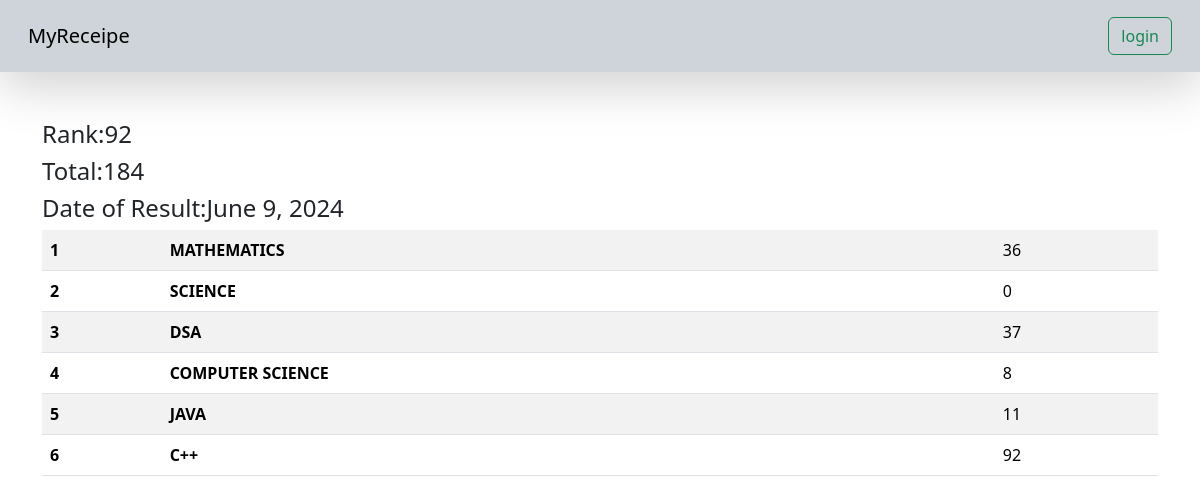
The page /see_marks/2021BECE162/ on the database its author committed.
### vege/models.py (models this page shows, shortened)
class SubjectMarks(models.Model):
    student=models.ForeignKey(Student,related_name="studentmarks",on_delete=models.CASCADE)
    subject=models.ForeignKey(Subject,on_delete=models.CASCADE)
    marks=models.IntegerField()
    class Meta:
        unique_together=['student','subject']

class Student(models.Model):
    department=models.ForeignKey(Department,related_name="depart",on_delete=models.CASCADE)
    student_id=models.OneToOneField(StudentID,related_name="studentid",on_delete=models.CASCADE)
    student_name=models.CharField(max_length=100)
    student_email=models.EmailField(unique=True)
    student_age=models.IntegerField(default=18)
    student_address=models.TextField()
    class Meta:
        ordering=['student_name']
        verbose_name="student"

class ReportCard(models.Model):
    student=models.ForeignKey(Student,related_name='studentreportcard',on_delete=models.CASCADE)
    student_rank=models.IntegerField()
    date_of_report_card_generation=models.DateField(auto_now_add=True)
    class Meta:
        unique_together=['student_rank','date_of_report_card_generation']

class Subject(models.Model):
    subject_name=models.CharField(max_length=100)

### vege/views.py (the view)
# urls.py: path('see_marks/<student_id>/',see_marks,name='see_marks'),
def see_marks(request,student_id):
    queryset=SubjectMarks.objects.filter(student__student_id__student_id=student_id)
    total_marks=queryset.aggregate(total_marks=Sum('marks'))
    return render(request,'report/see_marks.html',{'queryset':queryset,'total_marks':total_marks})

### vege/templates/report/see_marks.html
{% extends "base.html" %}
{% block start %}
<div class="container mt-5" style="margin-bottom:50px">
    <h4>Rank:{{ queryset.first.student.studentreportcard.first.student_rank}}</h4>
    <h4>Total:{{total_marks.total_marks}}</h4>
    <h4>Date of Result:{{ queryset.first.student.studentreportcard.first.date_of_report_card_generation}}</h4>
    <table class="table table-striped">
        <tbody>
          {% for marks in queryset%}
          <tr>
            <th >{{forloop.counter}}</th>
            <td>
               <b> {{marks.subject.subject_name}}</b>
          </td>
            <td>{{marks.marks}}</td>
          </tr>
          {% endfor %}
        </tbody>
      </table>
    </div>
{% endblock %}

### rows shown on the page
SubjectMarks: first.student.studentreportcard.first.student_rank "92", first.student.studentreportcard.first.date_of_report_card_generation "June 9, 2024", subject.subject_name "MATHEMATICS", marks "36"
SubjectMarks: subject.subject_name "SCIENCE", marks "0"
SubjectMarks: subject.subject_name "DSA", marks "37"
SubjectMarks: subject.subject_name "COMPUTER SCIENCE", marks "8"
SubjectMarks: subject.subject_name "JAVA", marks "11"
SubjectMarks: subject.subject_name "C++", marks "92"

### other values the page prints
{{ total_marks.total_marks }} "184"
